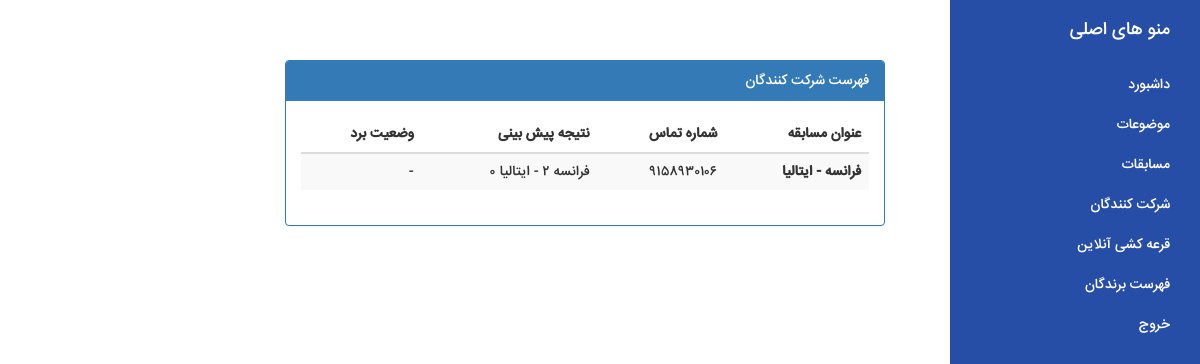
Page /registers.php on the committed database.
### tables this page shows
CREATE TABLE `tbl_register` (
  `id` int(10) UNSIGNED NOT NULL,
  `game_id` int(10) UNSIGNED NOT NULL,
  `tel` varchar(15) NOT NULL,
  `team1_goal` tinyint(4) NOT NULL,
  `team2_goal` tinyint(4) NOT NULL,
  `win` enum('yes','no') NOT NULL DEFAULT 'no',
  `created_time` datetime NOT NULL DEFAULT CURRENT_TIMESTAMP
);

CREATE TABLE `tbl_game` (
  `id` int(10) UNSIGNED NOT NULL,
  `team1` varchar(50) NOT NULL,
  `team2` varchar(50) NOT NULL,
  `team1_goal` tinyint(4) NOT NULL DEFAULT '-1',
  `team2_goal` tinyint(4) NOT NULL DEFAULT '-1',
  `active` enum('yes','no') NOT NULL DEFAULT 'no',
  `created_time` datetime NOT NULL DEFAULT CURRENT_TIMESTAMP
);

### jdf.php (called while the page is built, shortened)
<?php
function tr_num($str,$mod='en',$mf='٫'){
 $num_a=array('0','1','2','3','4','5','6','7','8','9','.');
 $key_a=array('۰','۱','۲','۳','۴','۵','۶','۷','۸','۹',$mf);
 return($mod=='fa')?str_replace($num_a,$key_a,$str):str_replace($key_a,$num_a,$str);
}

### registers.php (the view, shortened to what this page needs)
<?php
include_once "connect.php";
include_once "jdf.php";
?>
<!DOCTYPE html>
<html lang="en">
<head>
    <?php include_once "_header.php"; ?>
</head>
<body>
<div id="wrapper">
    <?php include_once "_menu.php"; ?>
    <div id="page-content-wrapper">
        <div class="container-fluid">
            <div class="row">
                <div class="col-lg-12">
                    <div class="panel-group">
                        <div class="panel panel-primary" style="margin-top: 40px !important;">
                            <div class="panel-heading">فهرست شرکت کنندگان</div>
                            <div class="panel-body">
                                <?php
                                $result = $connect->query("SELECT game_id,tel,team1_goal,team2_goal, win FROM `tbl_register` ORDER BY `id` DESC");
                                if($result->rowCount() >= 1) {
                                ?>
                                <table class="table table-striped">
                                    <thead>
                                    <tr>
                                        <th scope="col">عنوان مسابقه</th>
                                        <th scope="col">شماره تماس</th>
                                        <th scope="col">نتیجه پیش بینی</th>
                                        <th scope="col">وضعیت برد</th>
                                    </tr>
                                    </thead>
                                    <tbody>
                                    <?php
                                    while($rows = $result->fetch(PDO::FETCH_ASSOC)) {
                                        $game_id = $rows["game_id"];
                                        $gameInfo = $connect->query("SELECT `team1`,team2 FROM `tbl_game` WHERE `id` = {$game_id}");
                                        $gameRow = $gameInfo->fetch(PDO::FETCH_ASSOC);
                                    ?>
                                    <tr>
                                        <th scope="row"><?=$gameRow["team1"]." - ".$gameRow["team2"];?></th>
                                        <td scope="row"><?=tr_num($rows["tel"], 'fa');?></td>
                                        <td scope="row"><?=$gameRow["team1"]." ".tr_num($rows["team1_goal"], 'fa')." - ".$gameRow["team2"]." ".tr_num($rows["team2_goal"], 'fa');?></td>
                                        <td scope="row"><?=($rows["win"]=='yes')?"برنده شده":"-";?></td>
                                    </tr>
                                    <?php } ?>
                                    </tbody>
                                </table>
                                <?php } else {
                                    ?>
                                    <span class="error">تا کنون شرکت کننده ای وجود نداشته است</span>
                                    <?php
                                }?>
                            </div>
                        </div>
                    </div>
                </div>
            </div>
        </div>
    </div>
</div>
</body>
</html>

### css/simple-sidebar.css (style rules this page uses)
body { font-family:'IRANSANS'; font-size: 14px; line-height: 1.42857143; color: #333; background-color: #fff; direction:rtl; }
#wrapper { padding-left: 0; -webkit-transition: all 0.5s ease; -moz-transition: all 0.5s ease; -o-transition: all 0.5s ease; transition: all 0.5s ease; }
#page-content-wrapper { width: 100%; position: absolute; padding: 15px; }
@media (min-width:768px) { #wrapper { padding-left: 250px; } }
@media (min-width:768px) { #page-content-wrapper { padding: 20px; position: relative; } }
@media (min-width:768px) { #page-content-wrapper { padding-right: 300px !important; position: relative; } }
table th, td { direction: rtl; text-align: right; }

### rows in the picture
tbl_register: game.team1 "فرانسه", game.team2 "ایتالیا", tel "۹۱۵۸۹۳۰۱۰۶", team1_goal "۲", team2_goal "۰"
